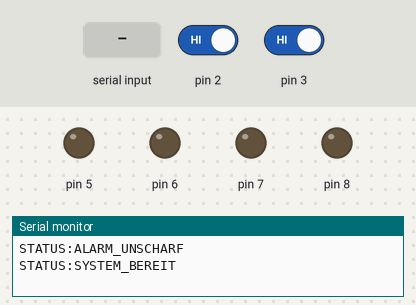
Bench run of a sketch on a simulated Arduino Uno, built with avr-gcc and run on an emulated ATmega328P. Parts: output pins drawn as LEDs (lit = HIGH), the last lines printed to the serial monitor. The inputs (shaded band) are chosen by the test bench; at power-on: pin 2 HIGH, pin 3 HIGH. EEPROM starts erased; pins used as bus, display or sensor lines are not drawn.

Above: at 1.2 s.
1.3 s: "1\n" received over Serial
At 2.3 s:
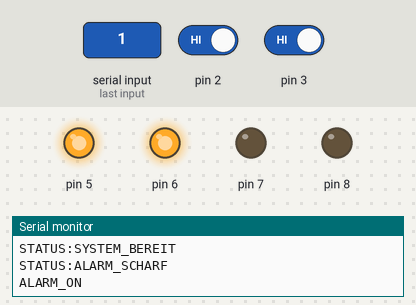
2.8 s: pin 2 driven LOW
At 3.4 s:
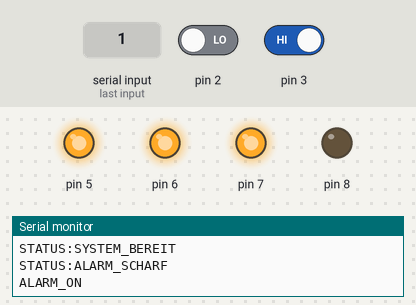
4.3 s: pin 3 driven LOW
At 4.8 s:
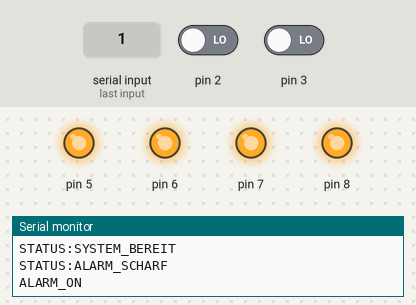
5.8 s: pin 2 driven HIGH
At 6.4 s:
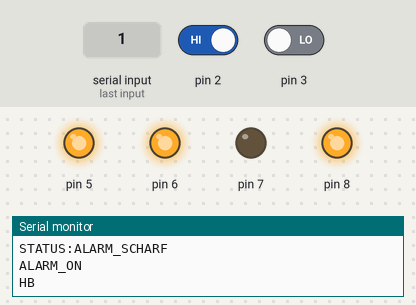
7.3 s: "0\n" received over Serial
At 8.5 s:
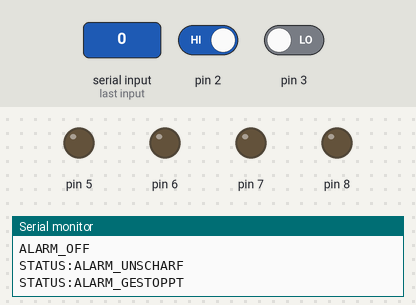
8.8 s: "1\n" received over Serial
At 9.9 s:
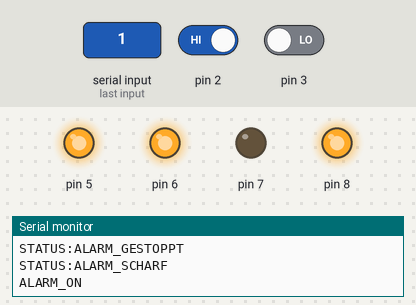
Timing chart, 0 to 11.3 s (numbered marks = the images above; inputs shaded):
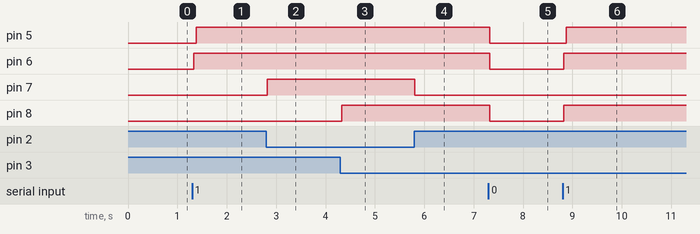

Measured:
- after the input at 1.3 s, pin 5: LOW → HIGH after 0.09 s; pin 6: LOW → HIGH at once
- after the input at 2.8 s, pin 7: LOW → HIGH at once
- after the input at 4.3 s, pin 8: LOW → HIGH at once
- after the input at 5.8 s, pin 7: HIGH → LOW at once
- after the input at 7.3 s, pin 5, pin 6, pin 8: HIGH → LOW at once
- after the input at 8.8 s, pin 5: LOW → HIGH after 0.07 s; pin 6, pin 8: LOW → HIGH at once

The sketch:

alarm_system.ino
```cpp
// =============================================================================
// alarm_system.ino - Alarmanlage mit RFID, Sensoren und Pico2W-Anbindung
// =============================================================================
//
// Aufbau:
//   hal_*.h/cpp   - Hardwareabstraktion (Pins, RFID, Kommunikation)
//   alarm_fsm     - Zustandsautomat (UNSCHARF/SCHARF/ALARM)
//   uid_check     - RFID-Whitelist
//
// =============================================================================

#include "hal_io.h"
#include "hal_rfid.h"
#include "hal_comm.h"
#include "hal_time.h"
#include "hal_system.h"
#include "alarm_fsm.h"
#include "sensor_logic.h"
#include "uid_check.h"
#include <avr/wdt.h>

// =============================================================================
// Einstellungen
// =============================================================================

// Diese Werte koennen bei Bedarf als Build-Flags ueberschrieben werden, zum
// Beispiel mit -DALARM_HEARTBEAT_INTERVAL_MS=10000UL. Unsichere Kombinationen
// werden bereits beim Kompilieren abgelehnt.
#ifndef ALARM_SERIAL_BAUDRATE
#define ALARM_SERIAL_BAUDRATE 9600UL
#endif

#ifndef ALARM_HEARTBEAT_INTERVAL_MS
#define ALARM_HEARTBEAT_INTERVAL_MS 5000UL
#endif

#ifndef ALARM_HEARTBEAT_TIMEOUT_MS
#define ALARM_HEARTBEAT_TIMEOUT_MS 15000UL
#endif

#ifndef ALARM_RFID_COOLDOWN_MS
#define ALARM_RFID_COOLDOWN_MS 2000UL
#endif

#if ALARM_SERIAL_BAUDRATE < 1200UL || ALARM_SERIAL_BAUDRATE > 115200UL
#error "ALARM_SERIAL_BAUDRATE muss zwischen 1200 und 115200 liegen"
#endif

#if ALARM_HEARTBEAT_INTERVAL_MS < 1000UL
#error "ALARM_HEARTBEAT_INTERVAL_MS muss mindestens 1000 ms betragen"
#endif

#if ALARM_HEARTBEAT_TIMEOUT_MS <= ALARM_HEARTBEAT_INTERVAL_MS
#error "ALARM_HEARTBEAT_TIMEOUT_MS muss groesser als das Heartbeat-Intervall sein"
#endif

#if ALARM_RFID_COOLDOWN_MS < 250UL
#error "ALARM_RFID_COOLDOWN_MS muss mindestens 250 ms betragen"
#endif

static const uint32_t BAUDRATE = ALARM_SERIAL_BAUDRATE;
static const uint32_t HEARTBEAT_INTERVALL_MS = ALARM_HEARTBEAT_INTERVAL_MS;
static const uint32_t WATCHDOG_TIMEOUT_MS = ALARM_HEARTBEAT_TIMEOUT_MS;
static const uint32_t RFID_SPERRZEIT_MS = ALARM_RFID_COOLDOWN_MS;


// =============================================================================
// Variablen Heartbeat-Watchdog
// =============================================================================

static uint32_t letzterHeartbeat = 0;
static uint32_t letzteAntwort = 0;
static bool warteAufAntwort = false;
static bool verbindungAktiv = true;


// =============================================================================
// Variablen RFID
// =============================================================================

static uint32_t letzteRfidLesung = 0;
static bool karteWarDa = false;


// =============================================================================
// Heartbeat-Watchdog Funktionen
// =============================================================================

// Heartbeat senden (alle 5s)
void watchdog_sende() {
  uint32_t jetzt = hal_zeitMs();

  if (!warteAufAntwort && hal_zeitAbgelaufen(letzterHeartbeat, HEARTBEAT_INTERVALL_MS)) {
    hal_comm_sendeHeartbeat();
    letzterHeartbeat = jetzt;
    warteAufAntwort = true;
  }
}

// Timeout pruefen
void watchdog_pruefe() {
  if (warteAufAntwort && hal_zeitAbgelaufen(letzterHeartbeat, WATCHDOG_TIMEOUT_MS)) {
    if (verbindungAktiv) {
      verbindungAktiv = false;
      hal_comm_sendeEvent(EVT_VERBINDUNG_VERLOREN);
      hal_setStatusLED(true);
    }
    warteAufAntwort = false;
  }
}

// Antwort vom Pico2W erhalten
void watchdog_bestaetigt() {
  letzteAntwort = hal_zeitMs();
  warteAufAntwort = false;

  if (!verbindungAktiv) {
    verbindungAktiv = true;
    hal_comm_sendeEvent(EVT_VERBINDUNG_AKTIV);
    hal_setStatusLED(false);
  }
}


// =============================================================================
// RFID verarbeiten
// =============================================================================

AlarmInput rfid_verarbeite() {
  uint32_t jetzt = hal_zeitMs();

  // Sperrzeit aktiv -> ignorieren
  if (!hal_zeitAbgelaufen(letzteRfidLesung, RFID_SPERRZEIT_MS)) {
    return INPUT_KEINE;
  }

  // Karte lesen
  byte uid[HAL_RFID_MAX_UID_LEN];
  byte uidLen = 0;
  RfidStatus status = hal_rfid_leseKarte(uid, &uidLen);

  if (status == RFID_KEINE_KARTE) {
    karteWarDa = false;
    return INPUT_KEINE;
  }

  if (status == RFID_LESEFEHLER) {
    return INPUT_KEINE;
  }

  // Karte gelesen -> Sperrzeit starten
  letzteRfidLesung = jetzt;
  hal_rfid_beenden();

  // Entprellung: nur reagieren wenn Karte neu
  if (karteWarDa) {
    return INPUT_KEINE;
  }
  karteWarDa = true;

  // UID pruefen
  if (uid_istErlaubt(uid, uidLen)) {
    return INPUT_KARTE_ERLAUBT;
  }

  return INPUT_KEINE;
}


// =============================================================================
// Sensoren verarbeiten (fail-secure)
// =============================================================================

AlarmInput sensoren_verarbeite() {
  bool tuerOffen1 = hal_istTuerOffen1();
  bool tuerOffen2 = hal_istTuerOffen2();

  // Ein einzelner offener oder unterbrochener Reed-Kreis reicht aus. Die alte
  // AND-Verknuepfung konnte einen realen Einbruch bei nur einer Tuer oder
  // einem durchtrennten Sensorkabel unterdruecken.
  if (sensorAlarmErforderlich(fsm_istScharf(), fsm_istAusgeloest(),
                             tuerOffen1, tuerOffen2)) {
    return INPUT_SENSOR_OFFEN;
  }

  return INPUT_KEINE;
}


// =============================================================================
// Serielle Kommandos verarbeiten
// =============================================================================

AlarmInput kommando_verarbeite() {
  KommKommando cmd = hal_comm_leseKommando();

  switch (cmd) {
    case CMD_HEARTBEAT_ACK:
      watchdog_bestaetigt();
      return INPUT_KEINE;

    case CMD_ERZWINGE_ALARM:
      return INPUT_ERZWINGE_ALARM;

    case CMD_ALARM_STOP:
      return INPUT_ALARM_STOP;

    case CMD_SCHARF:
      return INPUT_CMD_SCHARF;

    case CMD_UNSCHARF:
      return INPUT_CMD_UNSCHARF;

    case CMD_STATUS:
      hal_comm_sendeStatus(
        fsm_istScharf(),
        fsm_istAusgeloest(),
        hal_istTuerOffen1(),
        hal_istTuerOffen2(),
        verbindungAktiv
      );
      return INPUT_KEINE;

    case CMD_REBOOT:
      hal_reboot();  // Kehrt nicht zurueck
      return INPUT_KEINE;

    default:
      return INPUT_KEINE;
  }
}


// =============================================================================
// LEDs aktualisieren
// =============================================================================

void leds_aktualisiere() {
  bool scharf = fsm_istScharf();

  // Alarm-LED zeigt Scharfstatus
  hal_setAlarmLED(scharf);

  // Sensor-LEDs zeigen Tuerstatus (nur wenn scharf)
  if (scharf) {
    hal_setSensor1LED(!hal_istTuerOffen1());  // LED an = Tuer zu
    hal_setSensor2LED(!hal_istTuerOffen2());
  } else {
    hal_setSensor1LED(false);
    hal_setSensor2LED(false);
  }
}


// =============================================================================
// Setup
// =============================================================================

void setup() {
  // Hardware initialisieren
  hal_io_init();
  hal_rfid_init();
  hal_comm_init(BAUDRATE);

  // Logik initialisieren
  fsm_init();

  // Timing starten
  uint32_t jetzt = hal_zeitMs();
  letzterHeartbeat = jetzt;
  letzteAntwort = jetzt;
  letzteRfidLesung = jetzt - RFID_SPERRZEIT_MS;  // Sofort lesbereit

  // Bereit
  wdt_enable(WDTO_8S);
  hal_comm_sendeEvent(EVT_SYSTEM_BEREIT);
}


// =============================================================================
// Loop
// =============================================================================

void loop() {
  // Eingaben sammeln (Prioritaet: Kommando > RFID > Sensor)
  AlarmInput eingabe = kommando_verarbeite();

  if (eingabe == INPUT_KEINE) {
    eingabe = rfid_verarbeite();
  }

  if (eingabe == INPUT_KEINE) {
    eingabe = sensoren_verarbeite();
  }

  // Zustandsautomat
  fsm_verarbeite(eingabe);

  // Watchdog
  watchdog_sende();
  watchdog_pruefe();

  // Ausgaben
  leds_aktualisiere();

  //Watchdog füttern
  wdt_reset();
}
```

alarm_fsm.cpp
```cpp
// =============================================================================
// alarm_fsm.cpp - Zustandsautomat mit fail-secure EEPROM-Persistenz
// =============================================================================

#include "alarm_fsm.h"
#include "hal_io.h"
#include "hal_comm.h"
#include <EEPROM.h>

// Zwei alternierende Records verhindern, dass ein Stromausfall waehrend eines
// EEPROM-Schreibvorgangs den letzten gueltigen Zustand zerstoert. Das
// Commit-Byte wird immer zuletzt geschrieben; EEPROM.update vermeidet
// unnoetigen Verschleiss bei unveraenderten Bytes.
static const uint8_t EEPROM_SLOT_GROESSE = 7;
static const uint8_t EEPROM_SLOT_ANZAHL = 2;
static const uint8_t EEPROM_COMMIT_OFFSET = 6;
static const uint16_t EEPROM_MAGIC = 0xA17E;
static const uint8_t EEPROM_VERSION = 1;
static const uint8_t EEPROM_COMMIT = 0xA5;

static AlarmState zustand = STATE_UNSCHARF;
static uint8_t aktiverSlot = 0xFF;
static uint8_t aktiveSequenz = 0;

typedef enum {
  LADE_FRISCH,
  LADE_GUELTIG,
  LADE_KORRUPT
} LadeErgebnis;


static uint8_t crc8(const uint8_t* daten, uint8_t laenge) {
  uint8_t crc = 0xFF;
  for (uint8_t i = 0; i < laenge; i++) {
    crc ^= daten[i];
    for (uint8_t bit = 0; bit < 8; bit++) {
      crc = (crc & 0x80) ? static_cast<uint8_t>((crc << 1) ^ 0x31)
                         : static_cast<uint8_t>(crc << 1);
    }
  }
  return crc;
}


static int slotAdresse(uint8_t slot) {
  return static_cast<int>(slot) * EEPROM_SLOT_GROESSE;
}


static void leseSlot(uint8_t slot, uint8_t* record) {
  int adresse = slotAdresse(slot);
  for (uint8_t i = 0; i < EEPROM_SLOT_GROESSE; i++) {
    record[i] = EEPROM.read(adresse + i);
  }
}


static bool recordIstLeer(const uint8_t* record) {
  for (uint8_t i = 0; i < EEPROM_SLOT_GROESSE; i++) {
    if (record[i] != 0xFF) return false;
  }
  return true;
}


static bool zustandIstPersistierbar(uint8_t wert) {
  return wert == STATE_UNSCHARF || wert == STATE_SCHARF || wert == STATE_ALARM;
}


static bool recordIstGueltig(const uint8_t* record) {
  uint16_t magic = static_cast<uint16_t>(record[0]) |
                   (static_cast<uint16_t>(record[1]) << 8);
  return record[EEPROM_COMMIT_OFFSET] == EEPROM_COMMIT &&
         magic == EEPROM_MAGIC &&
         record[2] == EEPROM_VERSION &&
         zustandIstPersistierbar(record[4]) &&
         record[5] == crc8(record, 5);
}


static bool sequenzIstNeuer(uint8_t kandidat, uint8_t referenz) {
  return static_cast<int8_t>(kandidat - referenz) > 0;
}


static bool schreibeSlot(uint8_t slot, AlarmState neu, uint8_t sequenz) {
  uint8_t record[EEPROM_SLOT_GROESSE];
  record[0] = static_cast<uint8_t>(EEPROM_MAGIC & 0xFF);
  record[1] = static_cast<uint8_t>(EEPROM_MAGIC >> 8);
  record[2] = EEPROM_VERSION;
  record[3] = sequenz;
  record[4] = static_cast<uint8_t>(neu);
  record[5] = crc8(record, 5);
  record[6] = EEPROM_COMMIT;

  int adresse = slotAdresse(slot);
  EEPROM.update(adresse + EEPROM_COMMIT_OFFSET, 0x00);
  for (uint8_t i = 0; i < EEPROM_COMMIT_OFFSET; i++) {
    EEPROM.update(adresse + i, record[i]);
  }
  EEPROM.update(adresse + EEPROM_COMMIT_OFFSET, EEPROM_COMMIT);

  uint8_t pruefung[EEPROM_SLOT_GROESSE];
  leseSlot(slot, pruefung);
  return recordIstGueltig(pruefung) &&
         pruefung[3] == sequenz &&
         pruefung[4] == static_cast<uint8_t>(neu);
}


static LadeErgebnis ladeZustand(AlarmState* geladen) {
  uint8_t records[EEPROM_SLOT_ANZAHL][EEPROM_SLOT_GROESSE];
  bool leer[EEPROM_SLOT_ANZAHL];
  bool gueltig[EEPROM_SLOT_ANZAHL];

  for (uint8_t slot = 0; slot < EEPROM_SLOT_ANZAHL; slot++) {
    leseSlot(slot, records[slot]);
    leer[slot] = recordIstLeer(records[slot]);
    gueltig[slot] = recordIstGueltig(records[slot]);
  }

  if (leer[0] && leer[1]) {
    aktiverSlot = 0xFF;
    aktiveSequenz = 0;
    *geladen = STATE_UNSCHARF;
    return LADE_FRISCH;
  }

  // Nicht-leere, aber ungueltige Daten bedeuten unterbrochenen Schreibvorgang
  // oder Korruption. Auch wenn der zweite Slot noch gueltig ist, wird bewusst
  // ALARM gewaehlt statt moeglicherweise auf UNSCHARF zurueckzufallen.
  if ((!leer[0] && !gueltig[0]) || (!leer[1] && !gueltig[1])) {
    aktiverSlot = 0xFF;
    aktiveSequenz = 0;
    *geladen = STATE_ALARM;
    return LADE_KORRUPT;
  }

  uint8_t slot;
  if (gueltig[0] && gueltig[1]) {
    slot = sequenzIstNeuer(records[1][3], records[0][3]) ? 1 : 0;
  } else {
    slot = gueltig[0] ? 0 : 1;
  }

  aktiverSlot = slot;
  aktiveSequenz = records[slot][3];
  *geladen = static_cast<AlarmState>(records[slot][4]);
  return LADE_GUELTIG;
}


static bool persistiereZustand(AlarmState neu) {
  if (!zustandIstPersistierbar(static_cast<uint8_t>(neu))) return false;

  uint8_t zielSlot = (aktiverSlot == 0xFF) ? 0 : static_cast<uint8_t>(1 - aktiverSlot);
  uint8_t sequenz = (aktiverSlot == 0xFF) ? 1 : static_cast<uint8_t>(aktiveSequenz + 1);
  if (!schreibeSlot(zielSlot, neu, sequenz)) return false;

  aktiverSlot = zielSlot;
  aktiveSequenz = sequenz;
  return true;
}


static void repariereAlsAlarm() {
  if (schreibeSlot(0, STATE_ALARM, 1)) {
    aktiverSlot = 0;
    aktiveSequenz = 1;
    if (schreibeSlot(1, STATE_ALARM, 2)) {
      aktiverSlot = 1;
      aktiveSequenz = 2;
    }
  }
}


static void wendeEntryAktionenAn(AlarmState neu) {
  switch (neu) {
    case STATE_UNSCHARF:
      hal_buzzerAus();
      hal_comm_sendeEvent(EVT_ALARM_UNSCHARF);
      break;
    case STATE_SCHARF:
      hal_buzzerAus();
      hal_comm_sendeEvent(EVT_ALARM_SCHARF);
      break;
    case STATE_ALARM:
      hal_buzzerEin();
      hal_comm_sendeEvent(EVT_ALARM_ON);
      break;
    default:
      // Ein unbekannter Zustand darf nie still oder unscharf werden.
      hal_buzzerEin();
      hal_comm_sendeEvent(EVT_ALARM_ON);
      break;
  }
}


static void wechsleZu(AlarmState neu) {
  if (zustand == neu) return;

  AlarmState ziel = neu;
  if (!persistiereZustand(ziel)) {
    ziel = STATE_ALARM;
    persistiereZustand(ziel);
    hal_comm_sendeEvent(EVT_PERSISTENZ_FEHLER);
  }

  if (zustand == STATE_ALARM && ziel != STATE_ALARM) {
    hal_buzzerAus();
    hal_comm_sendeEvent(EVT_ALARM_OFF);
  }

  zustand = ziel;
  wendeEntryAktionenAn(zustand);
}


void fsm_init() {
  AlarmState geladen = STATE_UNSCHARF;
  LadeErgebnis ergebnis = ladeZustand(&geladen);
  zustand = geladen;

  if (ergebnis == LADE_KORRUPT) {
    repariereAlsAlarm();
    hal_comm_sendeEvent(EVT_PERSISTENZ_FEHLER);
  }

  // Boot stellt nicht nur die Variable, sondern auch Buzzer und das serielle
  // Ereignis wieder her. Dadurch startet die Kamera nach einem Reset im
  // laufenden Alarm erneut.
  wendeEntryAktionenAn(zustand);
}


void fsm_verarbeite(AlarmInput eingabe) {
  // Ein RAM-Fehler darf auch ohne neues externes Ereignis nie als UNSCHARF
  // weiterlaufen. Der Zustand wird unmittelbar als ALARM repariert, dauerhaft
  // gespeichert und auf die physischen Ausgaenge angewendet.
  if (zustand == STATE_STOERUNG ||
      (zustand != STATE_UNSCHARF && zustand != STATE_SCHARF &&
       zustand != STATE_ALARM)) {
    zustand = STATE_STOERUNG;
    wechsleZu(STATE_ALARM);
    return;
  }

  if (eingabe == INPUT_KEINE) return;

  switch (zustand) {
    case STATE_UNSCHARF:
      if (eingabe == INPUT_KARTE_ERLAUBT || eingabe == INPUT_CMD_SCHARF) {
        wechsleZu(STATE_SCHARF);
      } else if (eingabe == INPUT_ERZWINGE_ALARM) {
        wechsleZu(STATE_ALARM);
        hal_comm_sendeEvent(EVT_ALARM_ERZWUNGEN);
      }
      break;

    case STATE_SCHARF:
      if (eingabe == INPUT_KARTE_ERLAUBT ||
          eingabe == INPUT_CMD_UNSCHARF ||
          eingabe == INPUT_ALARM_STOP) {
        wechsleZu(STATE_UNSCHARF);
      } else if (eingabe == INPUT_SENSOR_OFFEN || eingabe == INPUT_ERZWINGE_ALARM) {
        wechsleZu(STATE_ALARM);
      }
      break;

    case STATE_ALARM:
      if (eingabe == INPUT_KARTE_ERLAUBT ||
          eingabe == INPUT_CMD_UNSCHARF ||
          eingabe == INPUT_ALARM_STOP) {
        wechsleZu(STATE_UNSCHARF);
        if (zustand == STATE_UNSCHARF) {
          hal_comm_sendeEvent(EVT_ALARM_GESTOPPT);
        }
      }
      break;

    case STATE_STOERUNG:
    default:
      // Defensive zweite Barriere, falls der Zustand zwischen Vorpruefung und
      // Switch korrumpiert wird.
      zustand = STATE_STOERUNG;
      wechsleZu(STATE_ALARM);
      break;
  }
}


AlarmState fsm_getZustand() {
  return zustand;
}

bool fsm_istScharf() {
  // Nur ein explizit gueltiger UNSCHARF-Zustand darf als unscharf gemeldet
  // werden. STOERUNG und unbekannte RAM-Werte sind fail-secure scharf.
  return zustand != STATE_UNSCHARF;
}

bool fsm_istAusgeloest() {
  // SCHARF wartet noch auf einen Sensor; alle Fehler-/Alarmzustaende werden
  // dagegen als ausgeloest gemeldet.
  return zustand != STATE_UNSCHARF && zustand != STATE_SCHARF;
}
```

alarm_fsm.h
```cpp
// =============================================================================
// alarm_fsm.h - Zustandsautomat fuer Alarmlogik
// =============================================================================

#ifndef ALARM_FSM_H
#define ALARM_FSM_H

#include <Arduino.h>

// Systemzustaende
typedef enum {
  STATE_UNSCHARF,       // Alarm aus
  STATE_SCHARF,         // Alarm aktiv, wartet
  STATE_ALARM,          // Alarm ausgeloest
  STATE_STOERUNG        // Fehler (optional)
} AlarmState;

// Eingabe-Events
typedef enum {
  INPUT_KEINE,
  INPUT_KARTE_ERLAUBT,
  INPUT_SENSOR_OFFEN,
  INPUT_ERZWINGE_ALARM,
  INPUT_ALARM_STOP,
  INPUT_CMD_SCHARF,
  INPUT_CMD_UNSCHARF
} AlarmInput;

// Initialisierung
void fsm_init();

// Event verarbeiten
void fsm_verarbeite(AlarmInput eingabe);

// Zustand abfragen
AlarmState fsm_getZustand();
bool fsm_istScharf();
bool fsm_istAusgeloest();

#endif
```

sensor_logic.h
```cpp
#ifndef SENSOR_LOGIC_H
#define SENSOR_LOGIC_H

// Fail-secure: Bei scharfem System reicht ein einzelner offener oder
// unterbrochener Reed-Kreis aus, um Alarm auszuloesen.
inline bool sensorAlarmErforderlich(bool scharf, bool bereitsAusgeloest,
                                    bool tuerOffen1, bool tuerOffen2) {
  return scharf && !bereitsAusgeloest && (tuerOffen1 || tuerOffen2);
}

#endif
```

Source omitted: uid_check.cpp (1674 bytes), uid_check.h (369 bytes), hal_comm.cpp (4756 bytes), hal_comm.h (1194 bytes), hal_io.cpp (1774 bytes), hal_io.h (668 bytes), hal_rfid.cpp (1440 bytes), hal_rfid.h (699 bytes), hal_system.cpp (731 bytes), hal_system.h (410 bytes), hal_time.cpp (408 bytes), hal_time.h (451 bytes)
